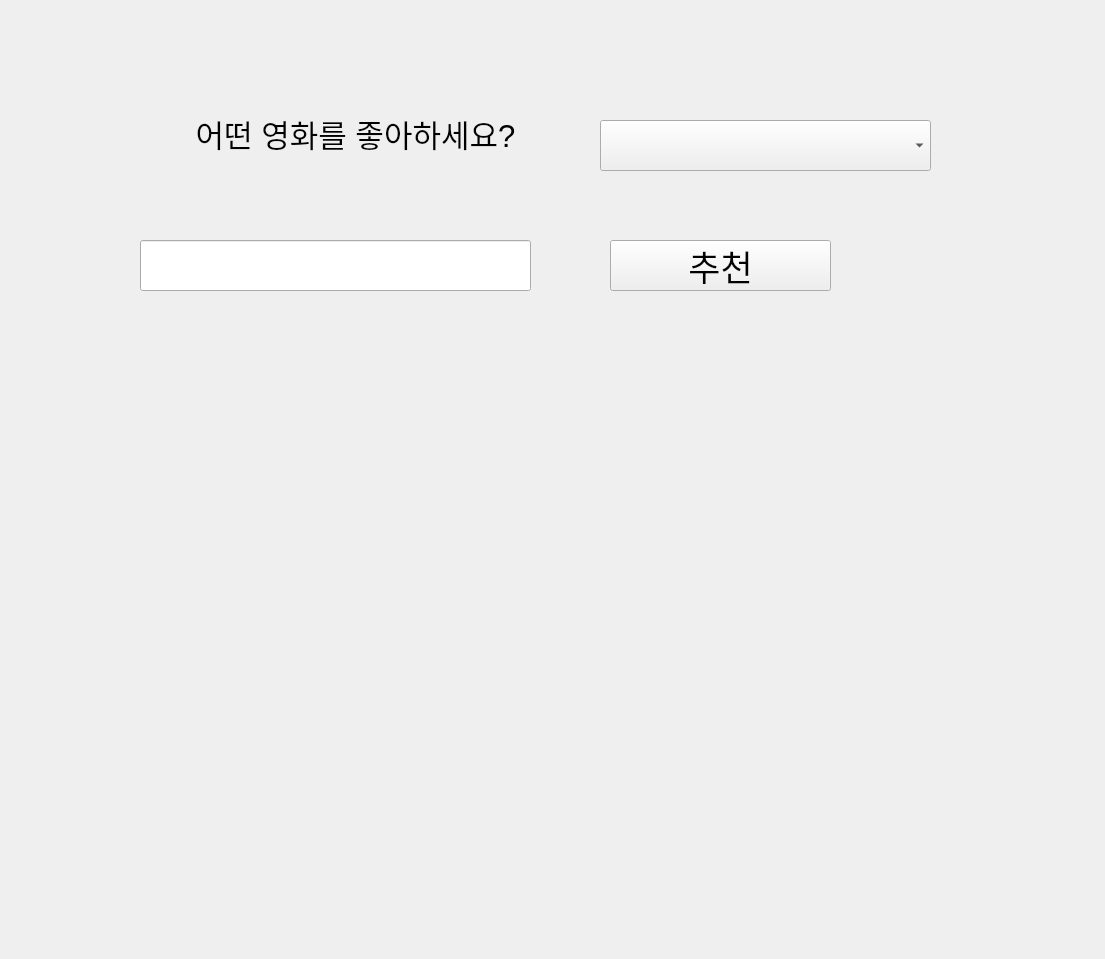
<?xml version="1.0" encoding="UTF-8"?>
<ui version="4.0">
 <class>Form</class>
 <widget class="QWidget" name="Form">
  <property name="geometry">
   <rect>
    <x>0</x>
    <y>0</y>
    <width>1105</width>
    <height>959</height>
   </rect>
  </property>
  <property name="windowTitle">
   <string>Form</string>
  </property>
  <widget class="QLabel" name="label">
   <property name="geometry">
    <rect>
     <x>135</x>
     <y>108</y>
     <width>441</width>
     <height>51</height>
    </rect>
   </property>
   <property name="font">
    <font>
     <pointsize>23</pointsize>
    </font>
   </property>
   <property name="text">
    <string>어떤 영화를 좋아하세요?</string>
   </property>
   <property name="alignment">
    <set>Qt::AlignCenter</set>
   </property>
   <property name="wordWrap">
    <bool>false</bool>
   </property>
  </widget>
  <widget class="QComboBox" name="cb_title">
   <property name="geometry">
    <rect>
     <x>600</x>
     <y>120</y>
     <width>331</width>
     <height>51</height>
    </rect>
   </property>
   <property name="font">
    <font>
     <pointsize>21</pointsize>
    </font>
   </property>
  </widget>
  <widget class="QLineEdit" name="le_keyword">
   <property name="geometry">
    <rect>
     <x>140</x>
     <y>240</y>
     <width>391</width>
     <height>51</height>
    </rect>
   </property>
   <property name="font">
    <font>
     <pointsize>22</pointsize>
    </font>
   </property>
  </widget>
  <widget class="QPushButton" name="btn_recommend">
   <property name="geometry">
    <rect>
     <x>610</x>
     <y>240</y>
     <width>221</width>
     <height>51</height>
    </rect>
   </property>
   <property name="font">
    <font>
     <pointsize>26</pointsize>
    </font>
   </property>
   <property name="text">
    <string>추천</string>
   </property>
  </widget>
  <widget class="QLabel" name="lb_recommendation">
   <property name="geometry">
    <rect>
     <x>40</x>
     <y>320</y>
     <width>1021</width>
     <height>591</height>
    </rect>
   </property>
   <property name="font">
    <font>
     <pointsize>17</pointsize>
    </font>
   </property>
   <property name="text">
    <string/>
   </property>
  </widget>
 </widget>
 <resources/>
 <connections/>
</ui>
